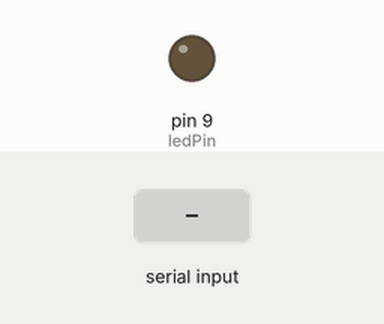
A sketch run on a simulated Arduino Uno, built with avr-gcc and run on an emulated ATmega328P. On the bench: output pins drawn as LEDs (lit = HIGH). Inputs (shaded band) come from the test bench.

Above: at 1.2 s.
1.3 s: "90,45\n" received over Serial
At 2.1 s:
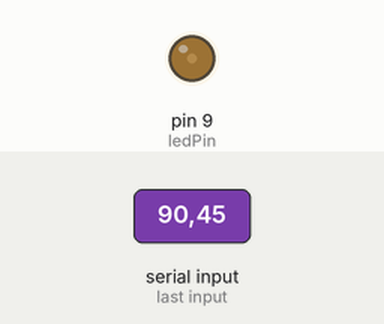
3.8 s: "30,150\n" received over Serial
At 4.3 s:
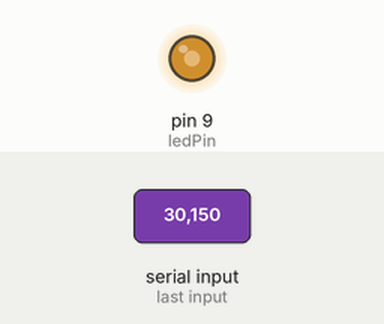
6.3 s: "200\n" received over Serial
At 7.1 s:
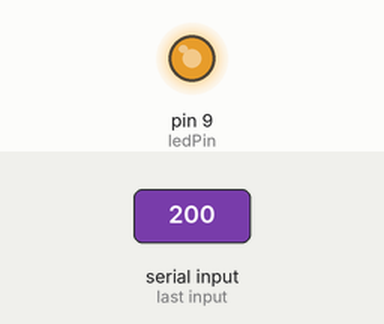
Timing chart, 0 to 9.3 s (numbered marks = the images above; inputs shaded):
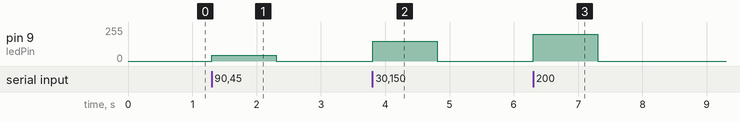

The sketch:

sketch_may29a.ino
```cpp
const int ledPin = 9;

void setup() {
  pinMode(ledPin, OUTPUT);
  Serial.begin(9600);
}

void loop() {
  if (Serial.available() > 0) {
    int brightness = Serial.parseInt();
    analogWrite(ledPin, brightness);
  }
}
```

Measured:
- after the input at 1.3 s, pin 9 (ledPin): 0/255 → 45/255 at once, → 0/255 1.0 s later
- after the input at 3.8 s, pin 9 (ledPin): 0/255 → 150/255 at once, → 0/255 1.0 s later
- after the input at 6.3 s, pin 9 (ledPin): 0/255 → 200/255 at once, → 0/255 1.0 s later
